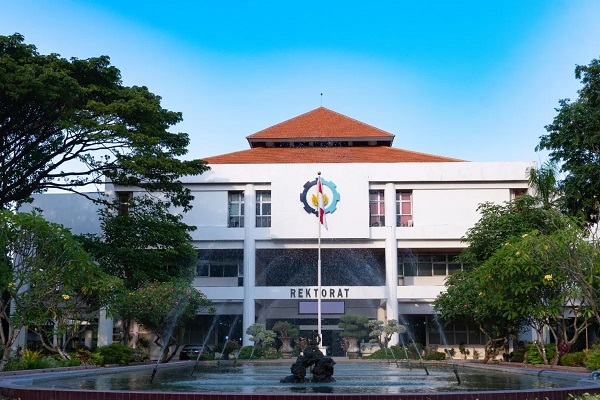
#> input picture test.jpg, 600 x 400 px, found by its file name
$ python filter2D.py
#> lines starting #> are read from the running program, lines starting #| are printed output that depends on the picture
import cv2 as cv
import numpy as np

cam = cv.VideoCapture(0)
img = cv.imread("test.jpg")
#> img is the input picture: shape (400, 600, 3); mean B, G, R 136.8, 124, 90.4
img2 = cv.imread("a.jpg")
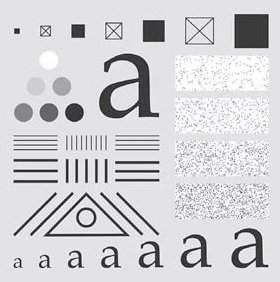
#> input picture a.jpg, 280 x 282 px, found by its file name
#> img2 is the input picture: shape (282, 280, 3); mean B, G, R 211.1, 209.2, 209.2
convert_to_gray = False

kernel_lowpass = np.ones((9,9))/81
kernel_edgeX = np.array(
   [
      [-1,0,1],
      [-2,0,2],
      [-1,0,1],
   ]
)
kernel_edgeY = np.array(
   [
      [-1,-2,-1],
      [0,0,0],
      [1,2,1]
   ]
)
kernel_sharpen = np.array(
   [
      [0,-1,0],
      [-1,5,-1],
      [0,-1,0],
   ]
)
kernel_highpass = np.array(
   [
      [0,-1,0],
      [-1,4,-1],
      [0,-1,0],
   ]
)

while True:
   ret, frame = cam.read()
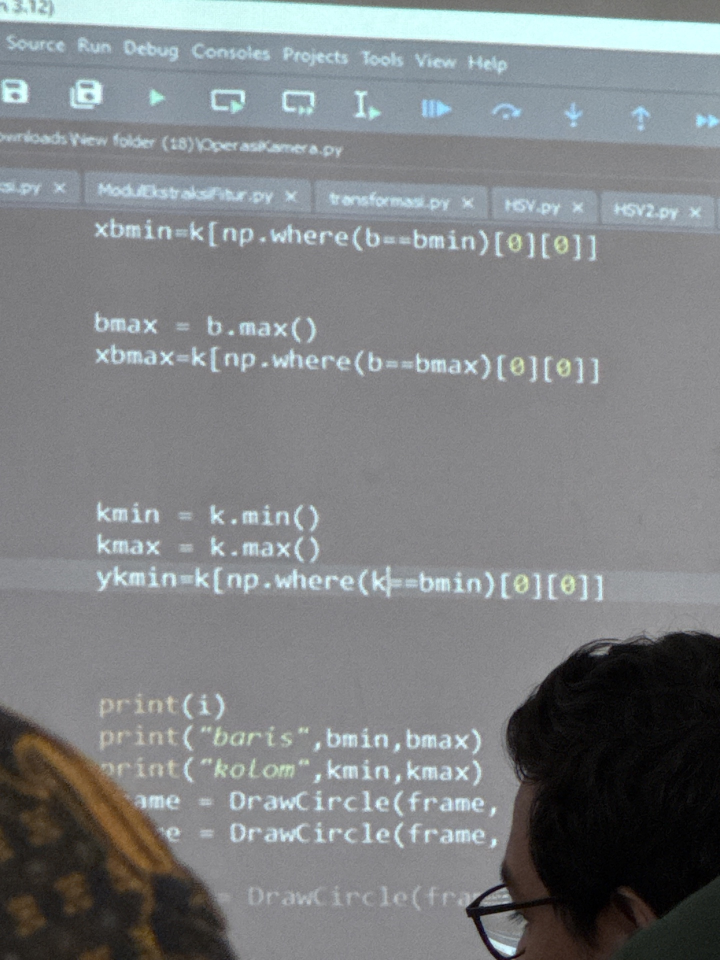
#> input picture lecture/week-9/Image 10.jpeg, 1440 x 1920 px, given in place of the camera (shown at 1/2 size)
#> frame is the input picture: shape (1920, 1440, 3); mean B, G, R 130.6, 128.5, 125.3

   if not ret:
      print("error in retrieving frame")
      break

   frame = cv.resize(frame,(620,320))
#> frame: shape (320, 620, 3)

   blur = cv.filter2D(frame,-1, kernel_lowpass)

   edge_x = cv.filter2D(frame,-1,kernel_edgeX)
   edge_y = cv.filter2D(frame,-1,kernel_edgeY)
   edge = edge_x + edge_y
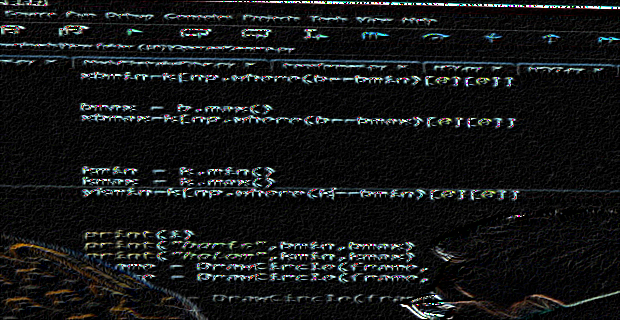
#> edge: shape (320, 620, 3); mean B, G, R 23, 22.7, 20.9

   sharpen = cv.filter2D(frame,-1,kernel_sharpen)
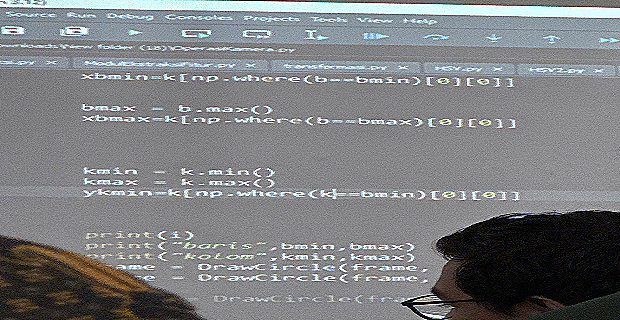
#> sharpen: shape (320, 620, 3); mean B, G, R 129.3, 127.3, 125.1

   highpass = cv.filter2D(frame,-1,kernel_highpass)
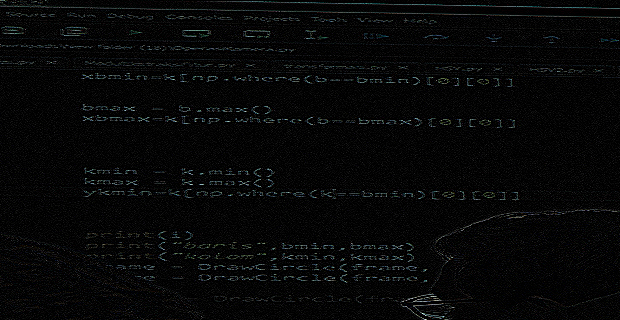
#> highpass: shape (320, 620, 3); mean B, G, R 7.6, 7.4, 6.8

   if convert_to_gray:
      blur = cv.cvtColor(blur,cv.COLOR_BGR2GRAY)
      edge = cv.cvtColor(edge,cv.COLOR_BGR2GRAY)
      sharpen = cv.cvtColor(sharpen,cv.COLOR_BGR2GRAY)
      highpass = cv.cvtColor(highpass,cv.COLOR_BGR2GRAY)

   row1 = np.hstack((blur,edge))
   row2 = np.hstack((sharpen,highpass))
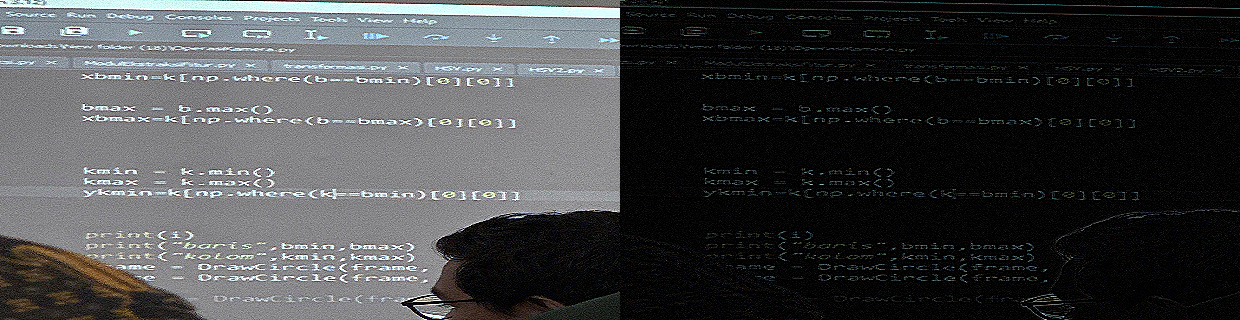
#> row2: shape (320, 1240, 3); mean B, G, R 68.4, 67.4, 66
   combined_frame = np.vstack((row1,row2))
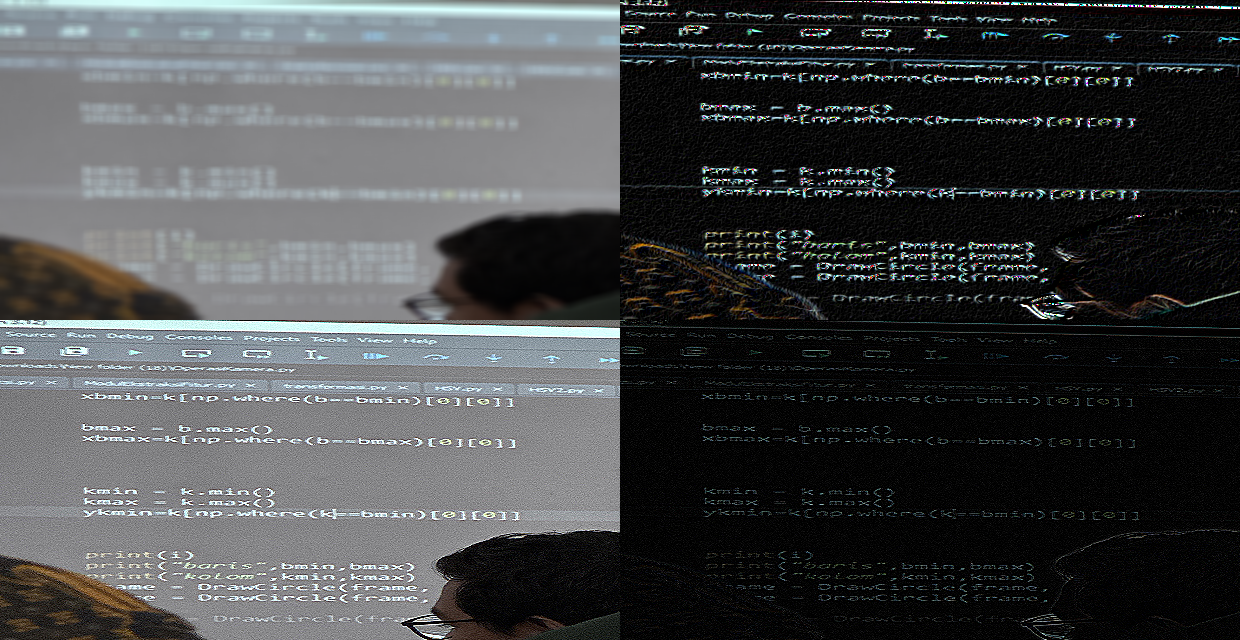
#> combined_frame: shape (640, 1240, 3); mean B, G, R 72.6, 71.5, 69.5
   cv.imshow("Camera", combined_frame)

   key = cv.waitKey(100) & 0xFF
#> (key q is pressed here)
   if key == ord('q'):
       convert_to_gray = not convert_to_gray
   if key == 27: #ESC
        break

cam.release()
cv.destroyAllWindows()
